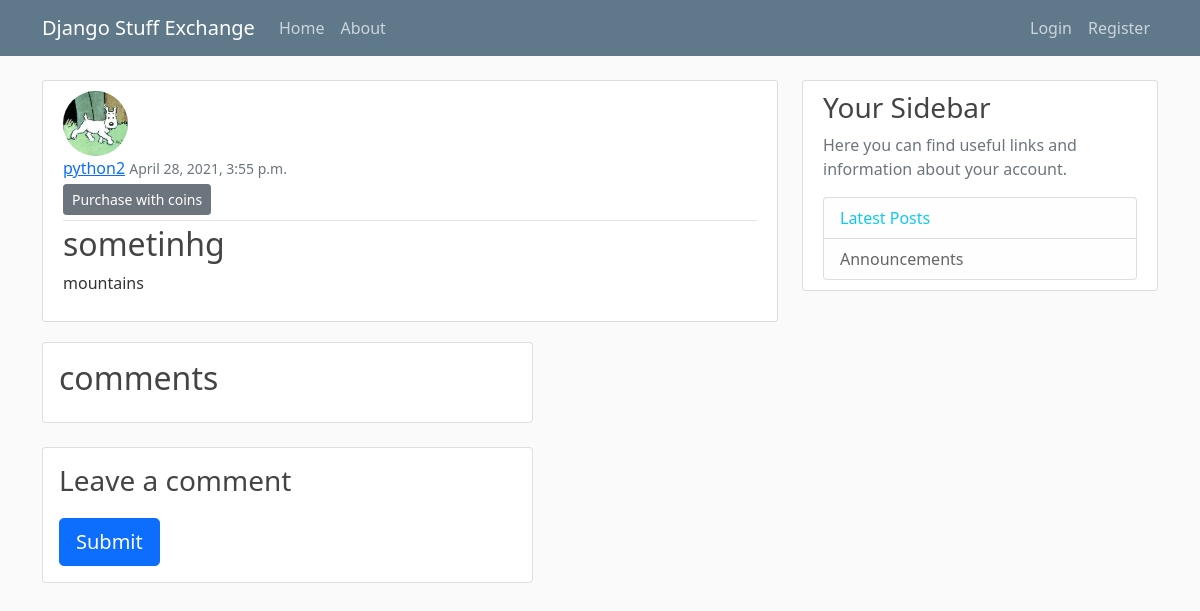
Page /post/25/ on the committed database.
### blog/models.py (models this page shows, shortened)
class Post(models.Model):
    title = models.CharField(max_length=100)
    content = models.TextField()
    date_posted = models.DateTimeField(default=timezone.now)
    author = models.ForeignKey(User, on_delete=models.CASCADE)
    image = models.ImageField(blank=True, upload_to=post_directory_path)

### users/models.py (models this page shows, shortened)
class Profile(models.Model):
    user = models.OneToOneField(User, on_delete=models.CASCADE)
    image = models.ImageField(default='default.jpg', upload_to='profile_pics')
    moneys = models.DecimalField(default=1000, max_digits=6, decimal_places=2)

### blog/views.py (the view, shortened to what this page needs)
# urls.py: path('post/<int:pk>/', PostDetailView.as_view(), name='post-detail'),
class PostDetailView(DetailView):  # each single post page
    model = Post

### blog/templates/blog/post_detail.html (shortened to what this page needs)
{% extends 'blog/base.html' %}
{% block content %}
    <article class="media content-section">
        <img src="{{ object.author.profile.image.url }}" class="rounded-circle article-img" alt="profile pic">
        <div class="media-body">
            <div class="article-metadata">
                <a class="mr-2" href="{% url 'user-posts' object.author.username %}">{{ object.author }}</a>
                <small class="text-muted">{{ object.date_posted }}</small>
                {% if object.author == user %}
                    <div>
                        <a class="btn btn-secondary btn-sm mt-1 mb-1" href="{% url 'post-update' object.id %}">Update</a>
                        <a class="btn btn-danger btn-sm mt-1 mb-1" href="{% url 'post-delete' object.id %}">Delete</a>
                    </div>
                {% else %}
                    <div>
                        <a class="btn btn-secondary btn-sm mt-1 mb-1" href="">Purchase with coins</a>
                    </div>
                {% endif %}
            </div>
            <h2 class="article-title">{{ object.title }}</h2>
            <p class="article-content">{{ object.content }}</p>
        </div>
    </article>
    <div class="col-md-8 card mb-4  mt-3 ">
      <div class="card-body">
        <h2>{{ comments.count }} comments</h2>
      </div>
    </div>
    <div class="col-md-8 card mb-4  mt-3 ">
      <div class="card-body">
        {% if new_comment %}
        <div class="alert alert-success" role="alert">
          Your comment is awaiting moderation
        </div>
        {% else %}
        <h3>Leave a comment</h3>
        <form method="post" style="margin-top: 1.3em;">
          <button type="submit" class="btn btn-primary  btn-lg">Submit</button>
        </form>
        {% endif %}
      </div>
    </div>
{% endblock content %}

### blog/static/blog/main.css (style rules this page uses)
body { background: #fafafa; color: #333333; margin-top: 5rem; }
h1, h2, h3, h4, h5, h6 { color: #444444; }
.content-section { background: #ffffff; padding: 10px 20px; border: 1px solid #dddddd; border-radius: 3px; margin-bottom: 20px; }
.article-title { color: #444444; }
.article-content { white-space: pre-line; }
.article-img { height: 65px; width: 65px; margin-right: 16px; }
.article-metadata { padding-bottom: 1px; margin-bottom: 4px; border-bottom: 1px solid #e3e3e3 }

### rows in the picture
Post: author.profile.image (picture), author "python2", date_posted "April 28, 2021, 3:55 p.m.", title "sometinhg", content "mountains"
